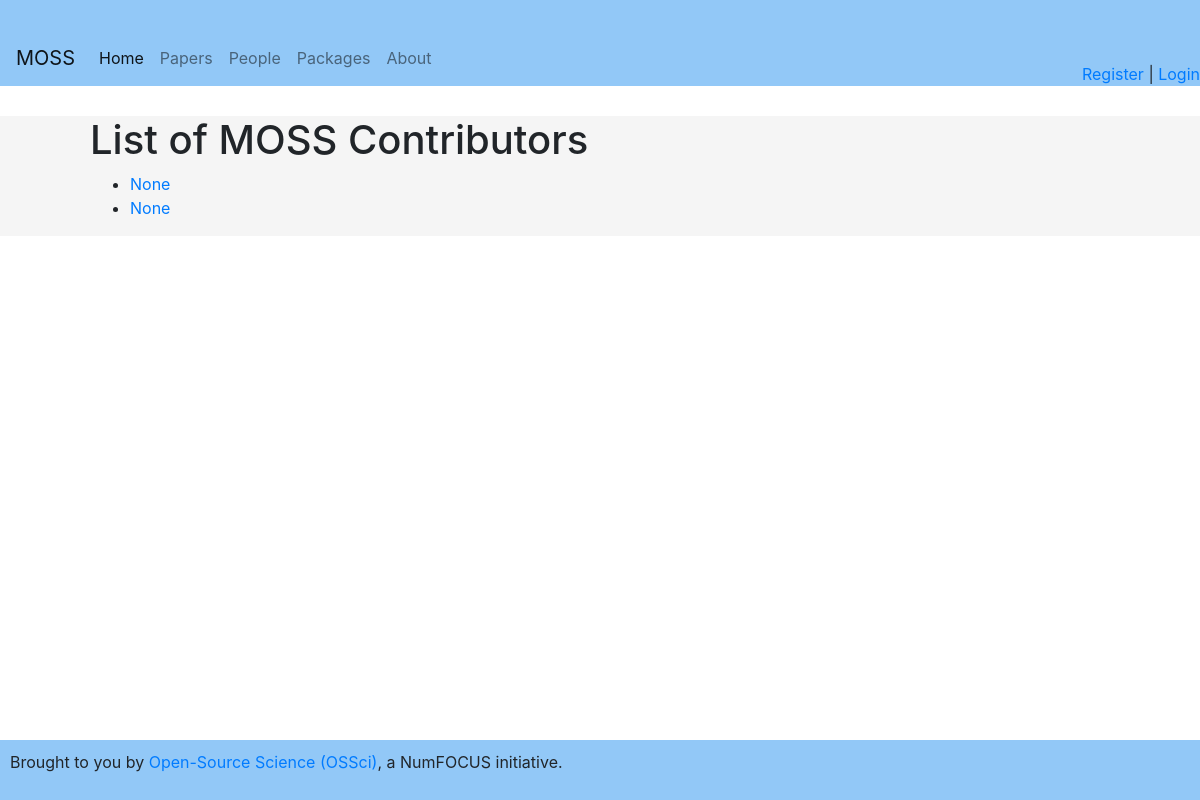
/users, run on an earlier commit of the app's database.
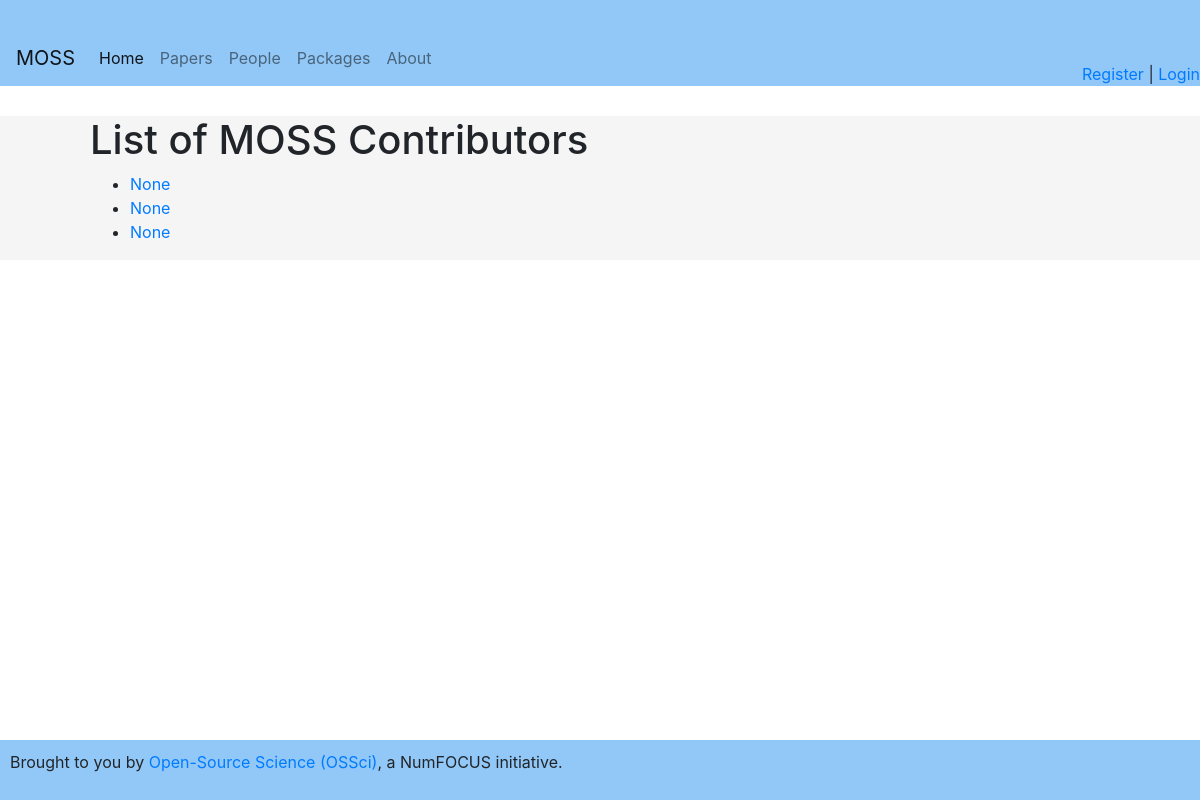
And on a later commit of the database.
### app.py (models this page shows)
class User(UserMixin, db.Model):
    id = db.Column(db.Integer, primary_key=True)
    email = db.Column(db.String(120), unique=True, nullable=False)
    password = db.Column(db.String(120), nullable=False)
    name = db.Column(db.String(120))
    bio = db.Column(db.String(500))
    url = db.Column(db.String(200))

### app.py (the view)
@app.route('/users')
def users():
    users = User.query.all()
    return render_template('users.html', users=users)

### app.py (called while the page is built)
@app.context_processor
def inject_current_user():
    return dict(current_user=current_user)

### templates/users.html
{% extends 'base.html' %}
{% block content %}
<h1>List of MOSS Contributors</h1>
<ul>
  {% for user in users %}
    <li><a href="{{ url_for('user_detail', user_id=user.id) }}">{{ user.name }}</a></li>
  {% endfor %}
</ul>
{% endblock %}

### templates/base.html (shortened to what this page needs)
<!DOCTYPE html>
<html>
<head>
  <link rel="stylesheet" type="text/css" href="{{ url_for('static', filename='style.css') }}">
  <link rel="stylesheet" href="https://cdn.jsdelivr.net/npm/bootstrap@4.0.0/dist/css/bootstrap.min.css">
</head>
<body>
{% include 'header.html' %}
<div class="content">
{% block content %}
{% endblock %}
</div>
{% include 'footer.html' %}
</body>
</html>

### templates/header.html (shortened to what this page needs)
<div class="header">
    <div class="header-left">
      <nav class="navbar navbar-expand-lg navbar-light" style="background-color: #92c8f7;">
        <a class="navbar-brand" href="#">MOSS</a>
        <div class="collapse navbar-collapse" id="navbarNav">
          <ul class="navbar-nav">
            <li class="nav-item active">
              <a class="nav-link" href="{{ url_for('index') }}">Home <span class="sr-only">(current)</span></a>
            </li>
            <li class="nav-item">
              <a class="nav-link" href="{{ url_for('articles') }}">Papers</a>
            </li>
            <li class="nav-item">
              <a class="nav-link" href="{{ url_for('persons') }}">People</a>
            </li>
            <li class="nav-item">
              <a class="nav-link" href="{{ url_for('tools') }}">Packages</a>
            </li>
            <li class="nav-item">
              <a class="nav-link" href="{{ url_for('about') }}">About</a>
            </li>
          </ul>
        </div>
      </nav>
    </div>
    {% if current_user.is_authenticated %}
    <div class="header-right">
      You are logged in as: {{ current_user.email }} | <a href="{{ url_for('logout') }}">Log out</a>
    </div>
  {% else %}
    <div class="header-right">
      <a href="{{ url_for('register') }}">Register</a> |
      <a href="{{ url_for('login') }}">Login</a>
    </div>
  {% endif %}
</div>

### templates/footer.html
<div class="footer">
  <p>
    Brought to you by <a href="https://opensource.science">Open-Source Science (OSSci)</a>,
    a NumFOCUS initiative.
  </p>
</div>

### static/style.css (style rules this page uses)
body { font-family: Arial, sans-serif; background-color: #f5f5f5; margin: 0; padding: 0; min-height: 100%; display: flex; flex-direction: column; }
.header { background-color: #92c8f7; padding-top: 30px; display: flex; justify-content: space-between; }
.header-left { position: relative; background-color: #92c8f7; }
.header-right { align-self: flex-end; }
.content { background-color: #f5f5f5; padding-left: 90px; margin-top: 30px; }
.footer { background-color: #92c8f7; padding: 10px; margin-top: auto; }
html, body { height: 100%; }

What changed in the data, as far as the page shows it:
added User: name "None"
